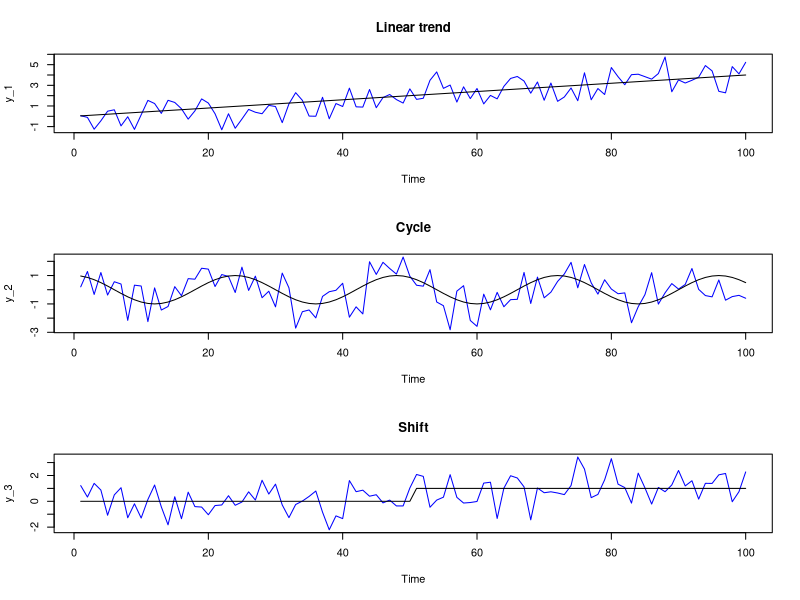
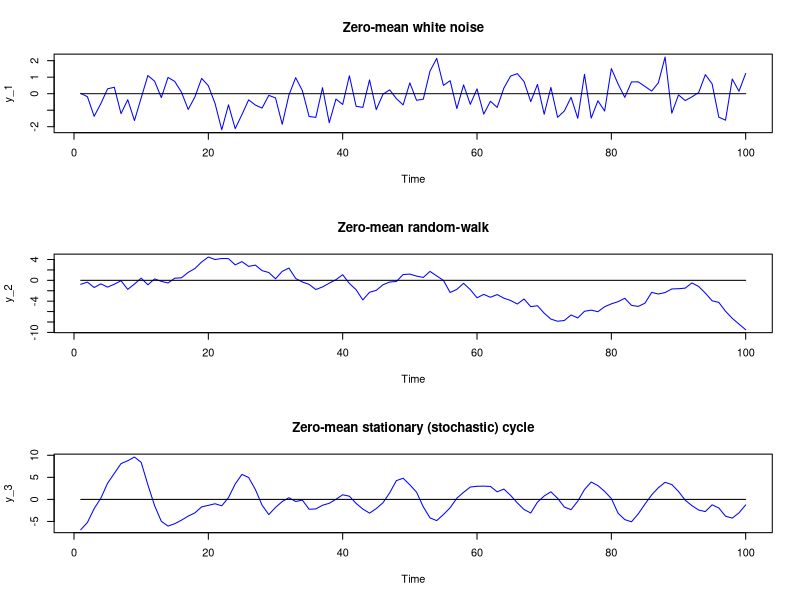
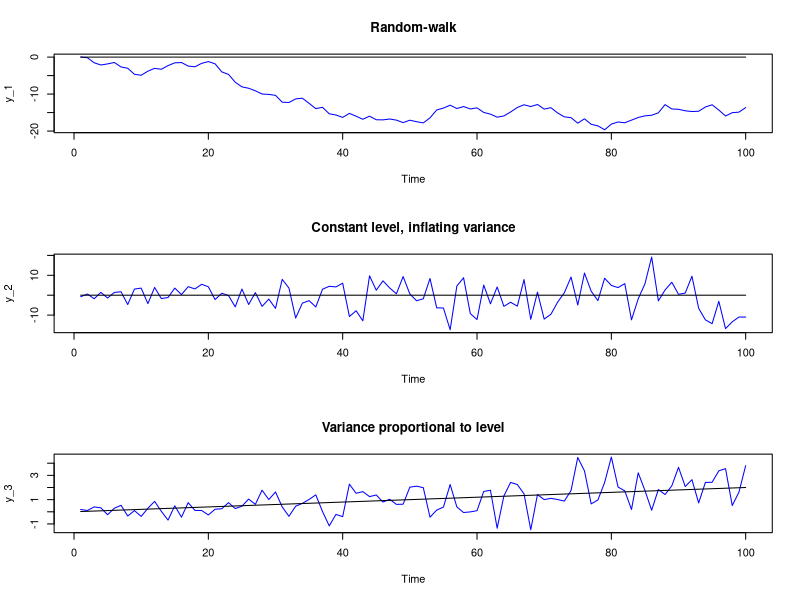
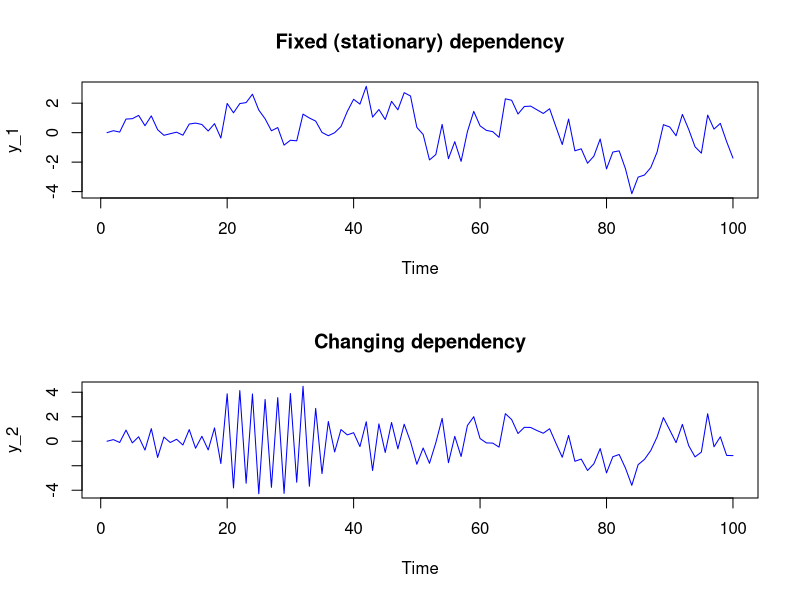
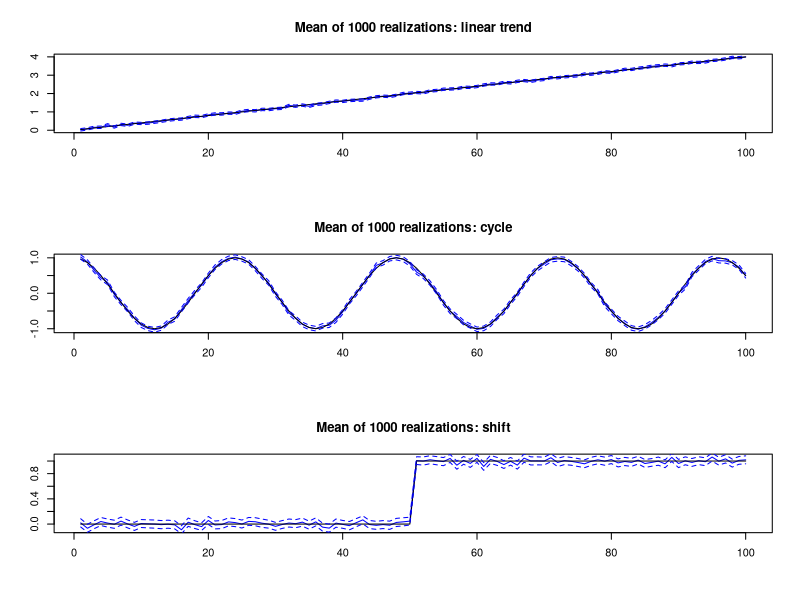
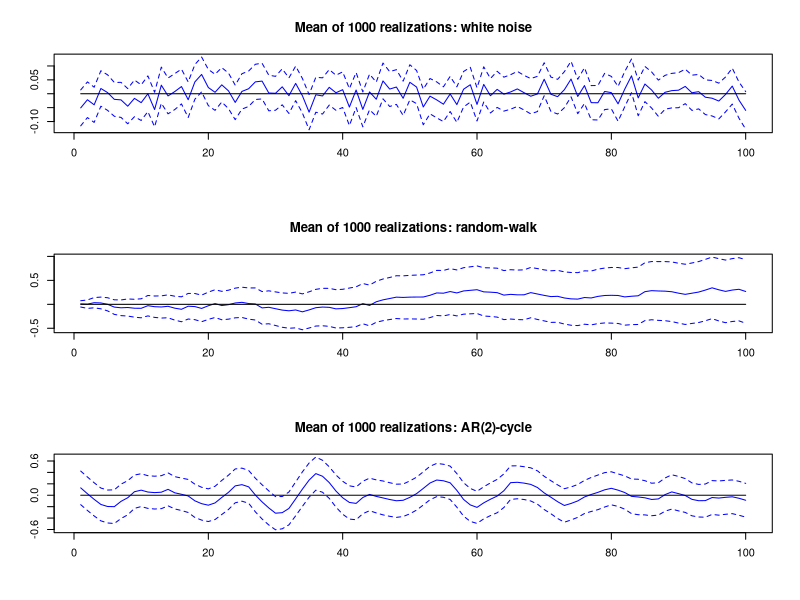

The R script that drew these images, in order:
# Code Section 2.1

set.seed(10)
len<-100
mu_1<-1:len/(len/4)
# linear trend
y_1<-mu_1+rnorm(len)
# cyclical component
mu_2<-cos(pi/12*(1:len))
y_2<-mu_2+rnorm(len)
# deterministic shift
mu_3<-c(rep(0,len/2),rep(1,len-len/2))
y_3<-mu_3+rnorm(len)

par(mfrow=c(3,1))
ts.plot(y_1,col="blue",main="Linear trend")
lines(mu_1,col="black")
ts.plot(y_2,col="blue",main="Cycle")
lines(mu_2,col="black")
ts.plot(y_3,col="blue",main="Shift")
lines(mu_3,col="black")


set.seed(10)
len<-100
# White noise
y_1<-rnorm(len)
# Random-walk
y_2<-cumsum(rnorm(len))
# cyclical AR(2)
eps<-rnorm(1000)
x<-rep(0,1000)
a1<-2*cos(pi/6)*0.95
a2<--0.95^2
for (i in 3:1000)
  x[i]<-a1*x[i-1]+a2*x[i-2]+eps[i]
y_3<-x[(1000-len+1):1000]


par(mfrow=c(3,1))
ts.plot(y_1,col="blue",main="Zero-mean white noise")
lines(rep(0,len),col="black")
ts.plot(y_2,col="blue",main="Zero-mean random-walk")
lines(rep(0,len),col="black")
ts.plot(y_3,col="blue",main="Zero-mean stationary (stochastic) cycle")
lines(rep(0,len),col="black")





#----------------------------------------------
# Code section 2.2

set.seed(10)
len<-100
# Random-walk
mu_1<-rep(0,len)
y_1<-cumsum(rnorm(len))
mu_2<-rep(0,len)
# stationary level but inflating variance
y_2<-mu_1+sqrt(1:len)*rnorm(len)
# non-stationary level and variance
mu_3<-1:len/(len/2)
y_3<-mu_3+sqrt(mu_3)*rnorm(len)

par(mfrow=c(3,1))
ts.plot(y_1,col="blue",main="Random-walk")
lines(mu_1,col="black")
ts.plot(y_2,col="blue",main="Constant level, inflating variance")
lines(mu_2,col="black")
ts.plot(y_3,col="blue",main="Variance proportional to level")
lines(mu_3,col="black")



#------------------------------------------------------
# Code section 2.3
set.seed(100)
len<-100
# fixed AR(1)
a1<-0.9
# Time-varying AR(1)-parameter
a1t<-0.9*cos(2*pi*(1:len)/len+pi/2)
y_1<-y_2<-rep(0,len)
eps<-rnorm(len)
# fixed coefficient and time varying AR(1)
for (i in 2:len) #i<-2
{
  y_1[i]<-a1*y_1[i-1]+eps[i]
  y_2[i]<-a1t[i]*y_2[i-1]+eps[i]
}

par(mfrow=c(2,1))
ts.plot(y_1,col="blue",main="Fixed (stationary) dependency")
ts.plot(y_2,col="blue",main="Changing dependency")


#-------------------------------------------------
# Code section 2.4

samples<-1000
set.seed(10)
len<-100
y_1<-matrix(ncol=samples,nrow=len)
y_2<-y_3<-y_1
# Linear trend
mu_1<-1:len/(len/4)
# cyclical component
mu_2<-cos(pi/12*(1:len))
# deterministic shift
mu_3<-c(rep(0,len/2),rep(1,len-len/2))
# Simulations: 1000 replications of data samples
for (i in 1:samples)
{
  y_1[,i]<-mu_1+rnorm(len)
  y_2[,i]<-mu_2+rnorm(len)
  y_3[,i]<-mu_3+rnorm(len)
}

set.seed(10)
len<-100
z_1<-matrix(ncol=samples,nrow=len)
z_2<-z_3<-z_1
for (i in 1:samples)#i<-1
{
  # White noise
  z_1[,i]<-rnorm(len)
  # Random-walk
  z_2[,i]<-cumsum(rnorm(len))
  # cyclical AR(2)
  eps<-rnorm(1000)
  x<-rep(0,1000)
  a1<-2*cos(pi/6)*0.95
  a2<--0.95^2
  for (j in 3:1000)
    x[j]<-a1*x[j-1]+a2*x[j-2]+eps[j]
  z_3[,i]<-x[(1000-len+1):1000]
}


par(mfrow=c(3,1))
ts.plot(apply(y_1,1,mean),col="blue",
        main=paste("Mean of ",samples," realizations: linear trend",sep=""),
        xlab="",ylab="")
lines(mu_1,col="black")
lines(apply(y_1,1,mean)-2*sqrt(apply(y_1,1,var)/samples),col="blue",lty=2)
lines(apply(y_1,1,mean)+2*sqrt(apply(y_1,1,var)/samples),col="blue",lty=2)
ts.plot(apply(y_2,1,mean),col="blue",
        main=paste("Mean of ",samples," realizations: cycle",sep=""),
        xlab="",ylab="")
lines(mu_2,col="black")
lines(apply(y_2,1,mean)-2*sqrt(apply(y_2,1,var)/samples),col="blue",lty=2)
lines(apply(y_2,1,mean)+2*sqrt(apply(y_2,1,var)/samples),col="blue",lty=2)
ts.plot(apply(y_3,1,mean),col="blue",
        main=paste("Mean of ",samples," realizations: shift",sep=""),
        xlab="",ylab="")
lines(mu_3,col="black")
lines(apply(y_3,1,mean)-2*sqrt(apply(y_3,1,var)/samples),col="blue",lty=2)
lines(apply(y_3,1,mean)+2*sqrt(apply(y_3,1,var)/samples),col="blue",lty=2)


par(mfrow=c(3,1))
ymin<-min(apply(z_1,1,mean)-2*sqrt(apply(z_1,1,var)/samples))
ymax<-max(apply(z_1,1,mean)+2*sqrt(apply(z_1,1,var)/samples))
ts.plot(apply(z_1,1,mean),col="blue",main=paste("Mean of ",samples," realizations: white noise",sep=""),
        xlab="",ylab="",ylim=c(ymin,ymax))
lines(rep(0,len),col="black")
lines(apply(z_1,1,mean)-2*sqrt(apply(z_1,1,var)/samples),col="blue",lty=2)
lines(apply(z_1,1,mean)+2*sqrt(apply(z_1,1,var)/samples),col="blue",lty=2)
ymin<-min(apply(z_2,1,mean)-2*sqrt(apply(z_2,1,var)/samples))
ymax<-max(apply(z_2,1,mean)+2*sqrt(apply(z_2,1,var)/samples))
ts.plot(apply(z_2,1,mean),col="blue",main=paste("Mean of ",samples," realizations: random-walk",sep=""),
        xlab="",ylab="",ylim=c(ymin,ymax))
lines(rep(0,len),col="black")
lines(apply(z_2,1,mean)-2*sqrt(apply(z_2,1,var)/samples),col="blue",lty=2)
lines(apply(z_2,1,mean)+2*sqrt(apply(z_2,1,var)/samples),col="blue",lty=2)
ymin<-min(apply(z_3,1,mean)-2*sqrt(apply(z_3,1,var)/samples))
ymax<-max(apply(z_3,1,mean)+2*sqrt(apply(z_3,1,var)/samples))
ts.plot(apply(z_3,1,mean),col="blue",main=paste("Mean of ",samples," realizations: AR(2)-cycle",sep=""),
        xlab="",ylab="",ylim=c(ymin,ymax))
lines(rep(0,len),col="black")
lines(apply(z_3,1,mean)-2*sqrt(apply(z_3,1,var)/samples),col="blue",lty=2)
lines(apply(z_3,1,mean)+2*sqrt(apply(z_3,1,var)/samples),col="blue",lty=2)



#--------------------------------------------------------------------------------